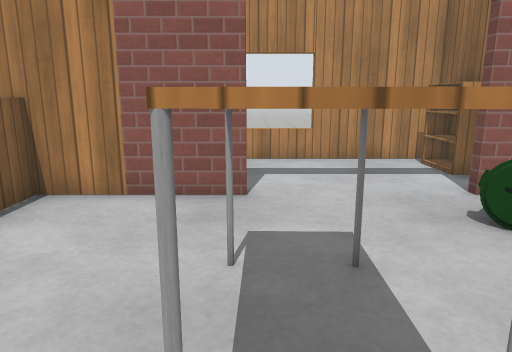
View 1 (above)

21 first-person views from a walk through a robot-simulator world made for Gazebo. The camera is 1 m above the floor, tilts 12° down and sees 70° across. The floor is counted in squares, 0.5 m on a side. Each view is taken from the middle of a square. On the plan, view 1 faces up. The plan holds only what a view shows up to about 19 squares ahead; the rest is blank. The place goes on beyond the plan. Simple patterns stand in for the simulator's built-in surfaces.

View 2
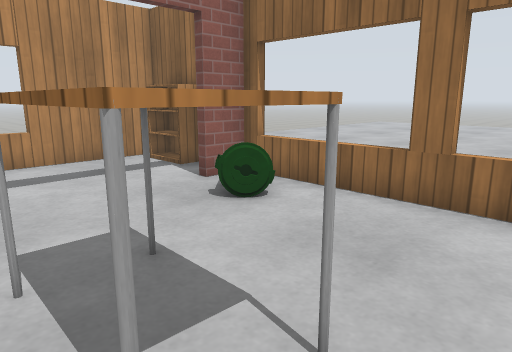

View 3
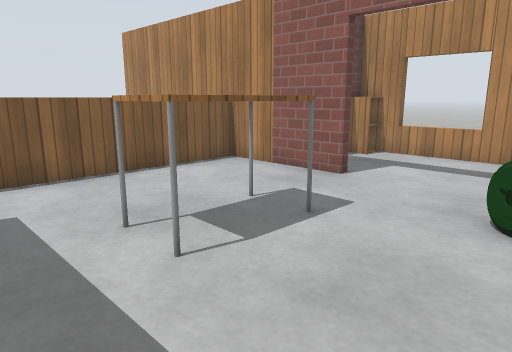

View 4
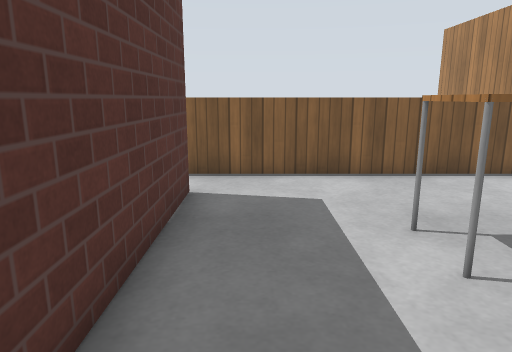

View 5
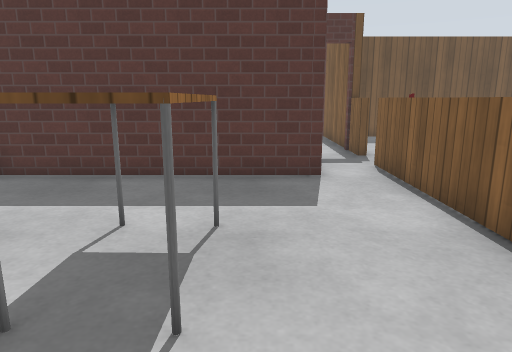

View 6
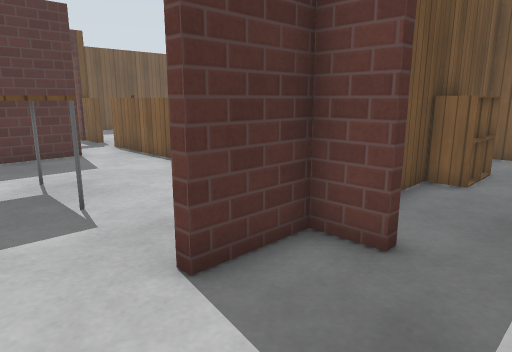

View 7
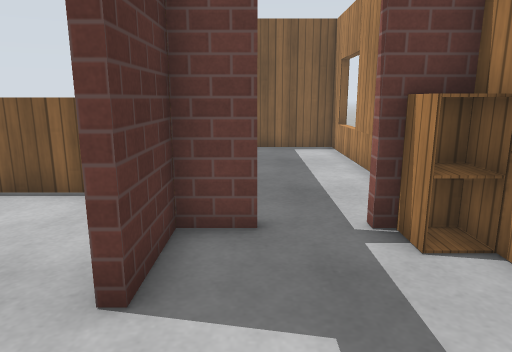

View 8
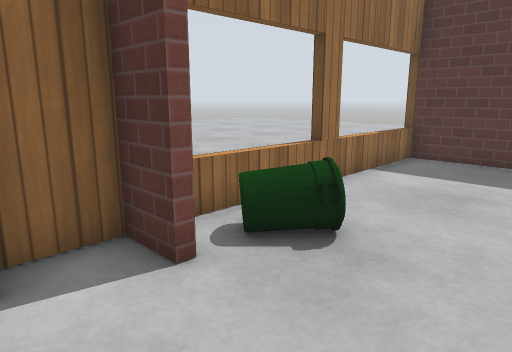

View 9
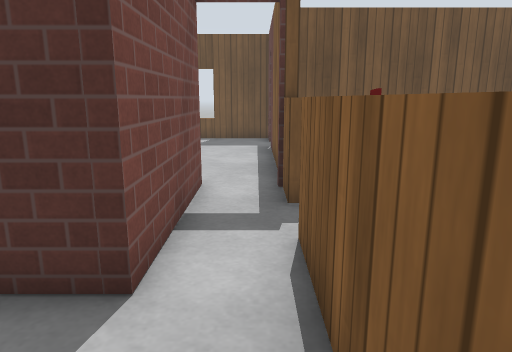

View 10
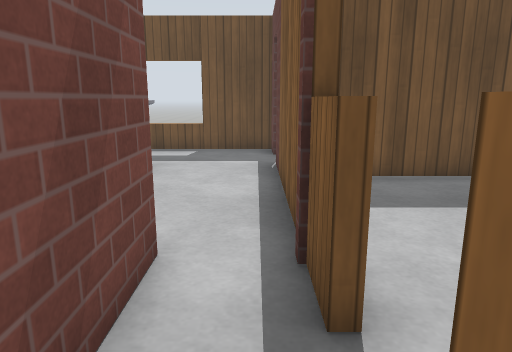

View 11
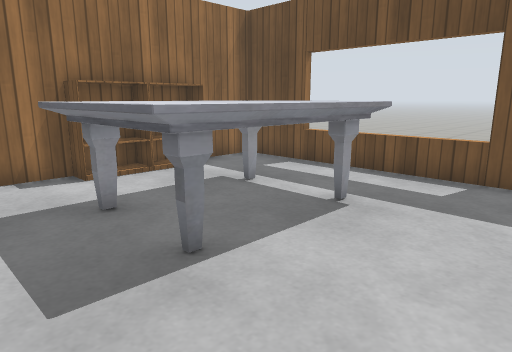

View 12
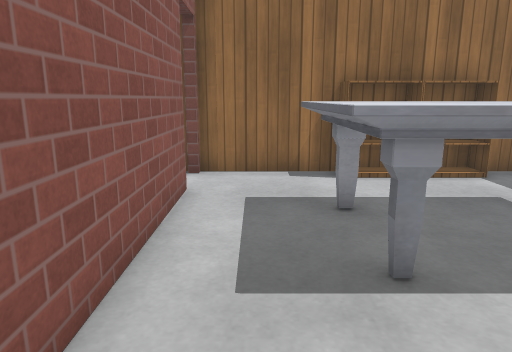

View 13
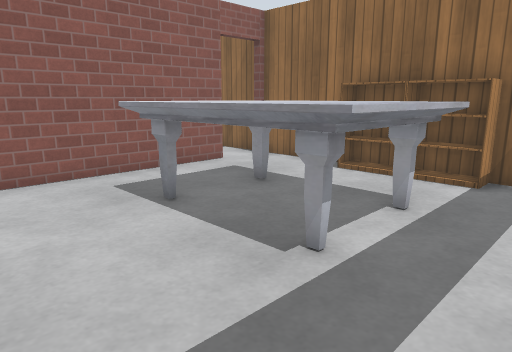

View 14
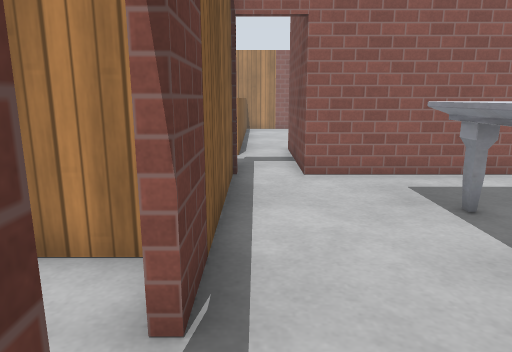

View 15
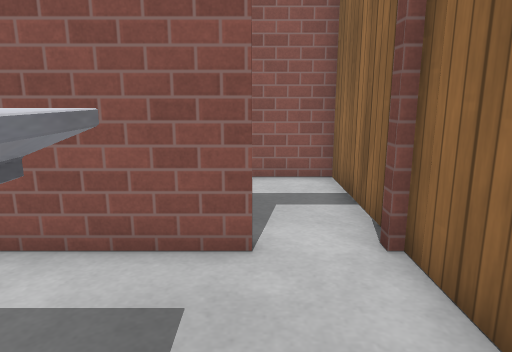

View 16
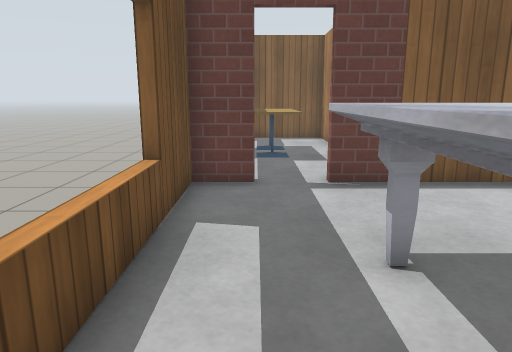

View 17
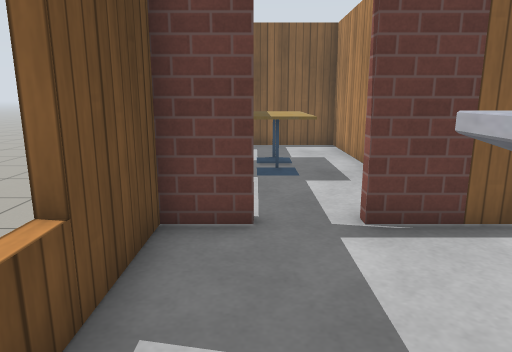

View 18
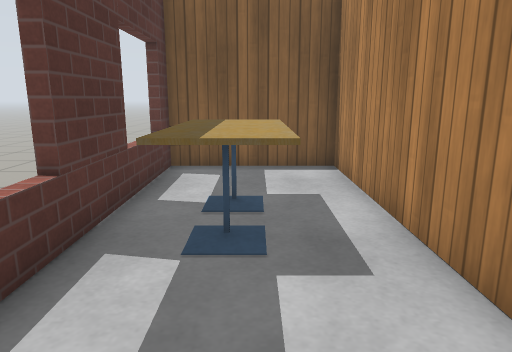

View 19
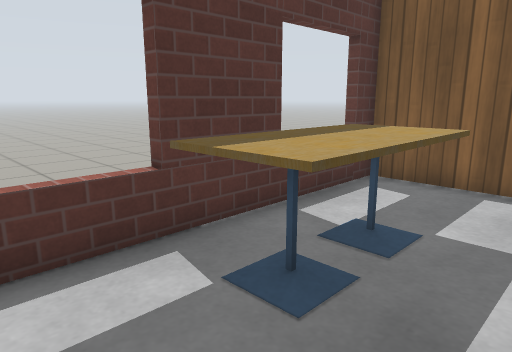

View 20
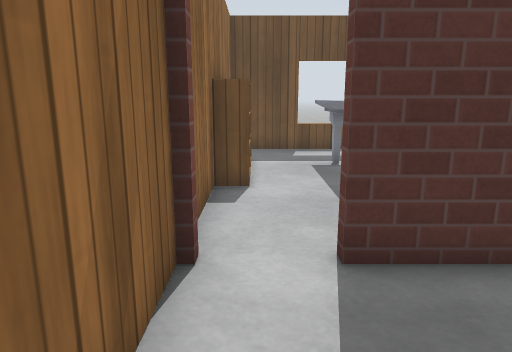

View 21
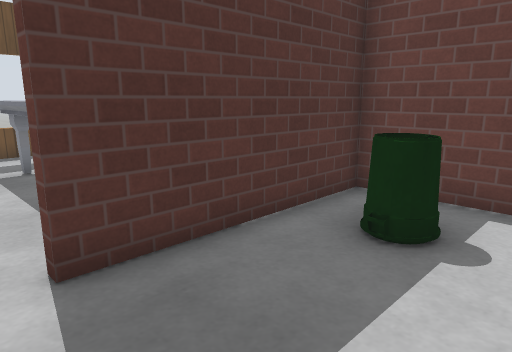

### Floor plan
Points are (right, up) in squares from view 1. A wall is a line through its corners. A room is listed if a view was taken in it or the views show most of it. See-through windows are left out.
Room 1 (views 1, 2, 3, 4, 5, 9, 10)
walls: (-0.2, 7.5) (-5.1, 7.5); (6, -2.5) (6, 7.5) (4.6, 7.5); (-2.7, -7.5) (-2.7, -2.4) (6.4, -2.4)
low walls: (-4.6, 7.5) (-4.6, -4.1); (-5, -5.8) (-4.6, -5.8)
ways out: open door at (2, 8) to room 2; open door at (-3.5, -7) to room 3; opening at (-5, -5)
objects: table (0, 2) to (1, 4); bin (4, 5) to (5, 6)
Room 2 (views 6, 7, 8)
walls: (-2.4, 9.1) (-2.4, 7.8) (-0.2, 7.8); (4.6, 7.8) (6, 7.8) (6, 9.5); (6, 10.4) (6, 12.1) (-2.4, 12.1) (-2.4, 11.1)
ways out: open door at (2, 8) to room 1; opening at (-3, 11) to room 6; open door at (-2.7, 9.7) to room 6
objects: cabinet (-2, 11) to (-2, 12); bookshelf (5, 10) to (6, 11)
Room 3 (views 11, 12, 13, 14, 15, 16, 17, 18)
walls: (6, -11.6) (6, -7.4); (4, -7.5) (-2.7, -7.5); (-4.6, -16) (-4.6, -17.5) (6, -17.5) (6, -14.5); (6, -13.6) (6, -12.6); (-4.6, -5.8) (-4.6, -14.2)
ways out: open door at (-3.5, -7) to room 1; open door at (-5, -15.5) to room 4; open door at (4.5, -7) to room 5
objects: marble table (0, -15) to (3, -10); bookshelf (5, -14) to (6, -13); bookshelf (5, -12) to (6, -12)
Room 4 (view 19)
walls: (-5.4, -12.6) (-14.8, -12.6) (-14.8, -17.5) (-6.6, -17.5)
ways out: open door at (-5, -15.5) to room 3
objects: cafe table (-11, -16) to (-10, -15); cafe table (-9, -16) to (-8, -15)
Room 5 (views 20, 21)
walls: (-2.4, -4.1) (-2.4, -7.1) (4, -7.1); (6, -7.2) (6, -2.8) (3.9, -2.8)
ways out: open door at (4.5, -7) to room 3
objects: bin (0, -5)
Room 6 (no view inside)
walls: (-7.5, 7.8) (-5.6, 7.8); (-6.9, 12.1) (-12.1, 12.1) (-12.1, 7.8) (-9.4, 7.8)
ways out: opening at (-3, 11) to room 2; open door at (-2.7, 9.7) to room 2
objects: cabinet (-9, 8); cabinet (-8, 8)

Positions as (right, up) in squares from view 1, and headings:
1: (0, 0), facing up
2: (-1, 0), facing up-right
3: (5, -1), facing up-left
4: (5, -1), facing left
5: (-1, 7), facing down
6: (2, 11), facing down-left
7: (3, 9), facing left
8: (1, 10), facing down-right
9: (-4, 1), facing down
10: (-4, -3), facing down
11: (-4, -8), facing down-right
12: (-4, -9), facing right
13: (-4, -17), facing up-right
14: (-4, -17), facing up
15: (4, -12), facing up
16: (4, -16), facing left
17: (1, -16), facing left
18: (-4, -15), facing left
19: (-6, -13), facing down-left
20: (5, -3), facing down
21: (5, -3), facing down-left
